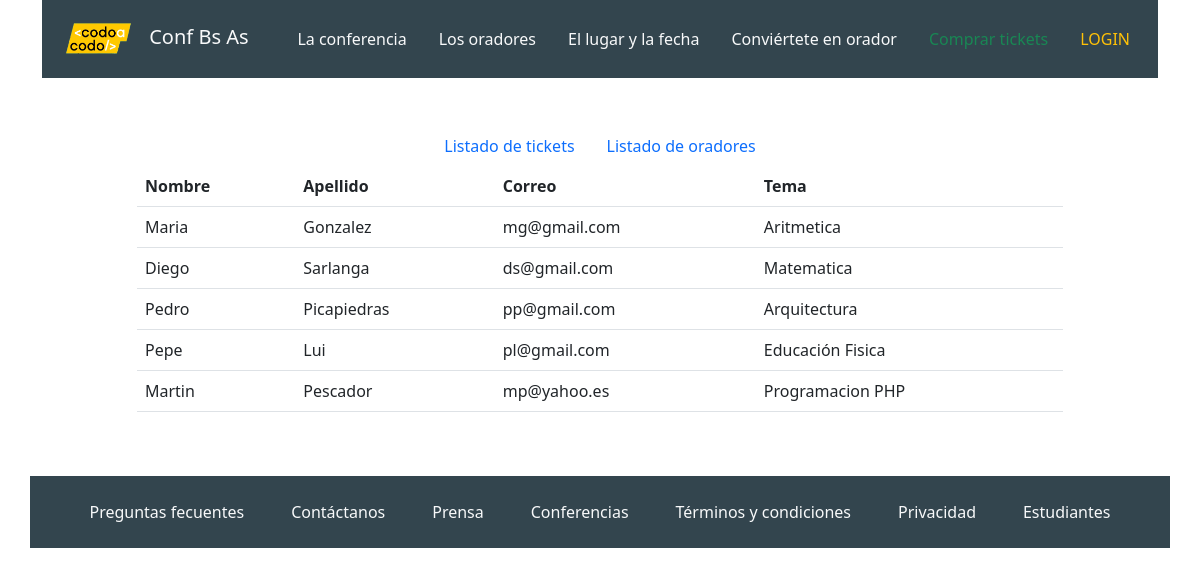
Screenshot of /oradores_Select.php with the database file from the repository.
### tables this page shows
CREATE TABLE `registro_oradores` (
  `id` int(100) NOT NULL,
  `nombre` varchar(200) NOT NULL,
  `apellido` varchar(200) NOT NULL,
  `correo` varchar(200) NOT NULL,
  `tema` varchar(400) NOT NULL
);

### oradores_Select.php (the view)
<?php include ("include/header.php"); ?>
<?php
$conexion = mysqli_connect("localhost","root","1234","tp_final_cac2023");
$query = "SELECT * from registro_oradores";
$result = mysqli_query($conexion,$query);
?>
<div class="container">
    <div class="row mt-5">
        <div class="col-2"></div>
        <div class="col-8">
            <ul class="nav justify-content-center">
                <li class="nav-item">
                    <a class="nav-link active" aria-current="page" href="tickets_Select.php">Listado de tickets</a>
                </li>
                <li class="nav-item">
                    <a class="nav-link" href="oradores_Select.php">Listado de oradores</a>
                </li>
            </ul>
        </div>
        <div class="col-2"></div>
    </div>
</div>
<div class="container">
    <div class="row">
        <div class="col-1"></div>
        <div class="col-10">
        <table class="table table-hover">
            <thead>
                <tr>
                    <th scope="col">Nombre</th>
                    <th scope="col">Apellido</th>
                    <th scope="col">Correo</th>
                    <th scope="col">Tema</th>
                </tr>
            </thead>
            <tbody>
            <?php
                    while($rows= mysqli_fetch_assoc($result))
                    {
                ?>
                <tr>
                    <td><?php echo $rows['nombre'];?></td>
                    <td><?php echo $rows['apellido'];?></td>
                    <td><?php echo $rows['correo'];?></td>
                    <td><?php echo $rows['tema'];?></td>
                </tr>
                <?php
                    }
                ?>
            </tbody>
        </table>
        </div>
        <div class="col-1"></div>
    </div>
</div>
<?php include ("include/footer.php"); ?>

### include/header.php (shortened to what this page needs)
<!DOCTYPE html>
<html lang="en">
<head>
    <link href="https://cdn.jsdelivr.net/npm/bootstrap@5.3.0-alpha3/dist/css/bootstrap.min.css" rel="stylesheet">
</head>
<body>
    <div class="container">
        <div class="row">
            <div class="col-md-12">
                <nav class="navbar navbar-expand-lg" style="background-color: #33454e;">
                    <div class="container-fluid">
                        <a class="navbar-brand text-light" href="index.php">
                            <img width="90" src="img/logo.png" alt="mi_logo">
                            Conf Bs As
                        </a>
                        <div class="collapse navbar-collapse justify-content-end" id="navbarSupportedContent">
                            <ul class="nav ">
                                <li class="nav-item">
                                    <a class="nav-link text-light" href="#">La conferencia</a>
                                </li>
                                <li class="nav-item">
                                    <a class="nav-link text-light" href="#">Los oradores</a>
                                </li>
                                <li class="nav-item">
                                    <a class="nav-link text-light" href="#">El lugar y la fecha</a>
                                </li>
                                <li class="nav-item">
                                    <a class="nav-link text-light" href="#"">Conviértete en orador</a>
                                </li>
                                <li class="nav-item">
                                    <a class="nav-link text-success" href="tickets_Index.php">Comprar tickets</a>
                                </li>
                                <li class="nav-item">
                                    <a class="nav-link text-warning" href="login_Index.php">LOGIN</a>
                                </li>
                            </ul>
                        </div>
                    </div>
                </nav>
            </div>
        </div>
    </div>

### include/footer.php (shortened to what this page needs)
<div class="container mt-5">
    <div class="row p-4" style="background-color: #33454e;">
        <div class="col">
            <div class="d-flex justify-content-around">
            <a class="text-light text-decoration-none" href="#">Preguntas fecuentes</a>
            <a class="text-light text-decoration-none" href="#">Contáctanos</a>
            <a class="text-light text-decoration-none" href="#">Prensa</a>
            <a class="text-light text-decoration-none" href="#">Conferencias</a>
            <a class="text-light text-decoration-none" href="#">Términos y condiciones</a>
            <a class="text-light text-decoration-none" href="#">Privacidad</a>
            <a class="text-light text-decoration-none" href="#">Estudiantes</a>
            </div>
        </div>
    </div>
</div>
</body>
</html>

### rows the page displays
registro_oradores: nombre "Maria", apellido "Gonzalez", correo "mg@gmail.com", tema "Aritmetica"
registro_oradores: nombre "Diego", apellido "Sarlanga", correo "ds@gmail.com", tema "Matematica"
registro_oradores: nombre "Pedro", apellido "Picapiedras", correo "pp@gmail.com", tema "Arquitectura"
registro_oradores: nombre "Pepe", apellido "Lui", correo "pl@gmail.com", tema "Educación Fisica"
registro_oradores: nombre "Martin", apellido "Pescador", correo "mp@yahoo.es", tema "Programacion PHP"
